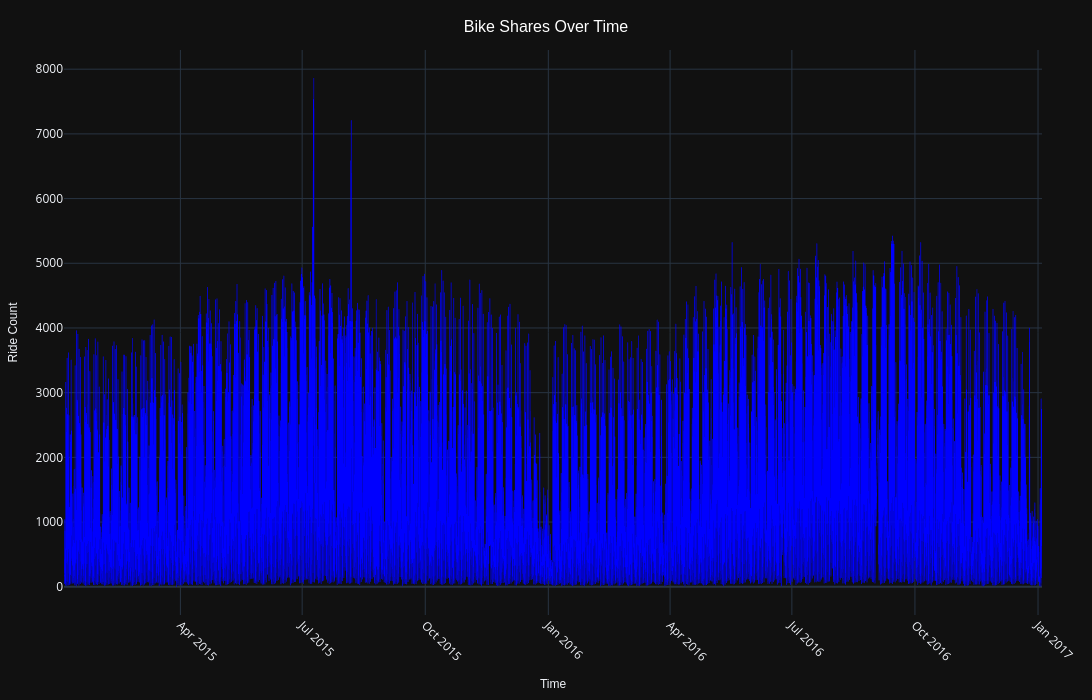

Notebook code for this chart:
### Code cell
import plotly.express as px

fig = px.line(
    data_yearly2,
    x="Datetime",
    y="Ride_Count",
    title="Bike Shares Over Time",
    labels={"Datetime": "Time", "Ride_Count": "Ride Count"},
    template="plotly_dark",
)

fig.update_traces(
    line=dict(color='blue', width=0.7)  
)

fig.update_layout(
    title_font=dict(size=16, family="Arial", color="white"),
    title_x=0.5,  
    title_y=0.97,  
    xaxis_title_font=dict(size=12, family="Arial"),
    yaxis_title_font=dict(size=12, family="Arial"),
    xaxis=dict(tickangle=45),
    margin=dict(t=50, l=50, r=50, b=50),
    width=1200,  
    height=700,  
)

fig.show()

### Figure 1 — Plotly figure (JSON) as saved in the notebook; plotly's stock layout.template omitted (floating-point values rounded to 4 significant figures; data arrays with more than 128 entries replaced by an {"elided": "..."} marker saying what was removed)
{"data": [{"hovertemplate": "Time=%{x}<br>Ride Count=%{y}<extra></extra>", "legendgroup": "", "line": {"color": "blue", "dash": "solid", "width": 0.7}, "marker": {"symbol": "circle"}, "mode": "lines", "name": "", "showlegend": false, "type": "scattergl", "x": {"elided": "17414 str values"}, "xaxis": "x", "y": {"elided": "17414 int values"}, "yaxis": "y"}], "layout": {"height": 700, "legend": {"tracegroupgap": 0}, "margin": {"b": 50, "l": 50, "r": 50, "t": 50}, "title": {"font": {"color": "white", "family": "Arial", "size": 16}, "text": "Bike Shares Over Time", "x": 0.5, "y": 0.97}, "width": 1200, "xaxis": {"anchor": "y", "autorange": true, "domain": [0, 1], "range": ["2015-01-04", "2017-01-03 23:00"], "tickangle": 45, "title": {"font": {"family": "Arial", "size": 12}, "text": "Time"}, "type": "date"}, "yaxis": {"anchor": "x", "autorange": true, "domain": [0, 1], "range": [-436.7, 8297.0], "title": {"font": {"family": "Arial", "size": 12}, "text": "Ride Count"}, "type": "linear"}}}
